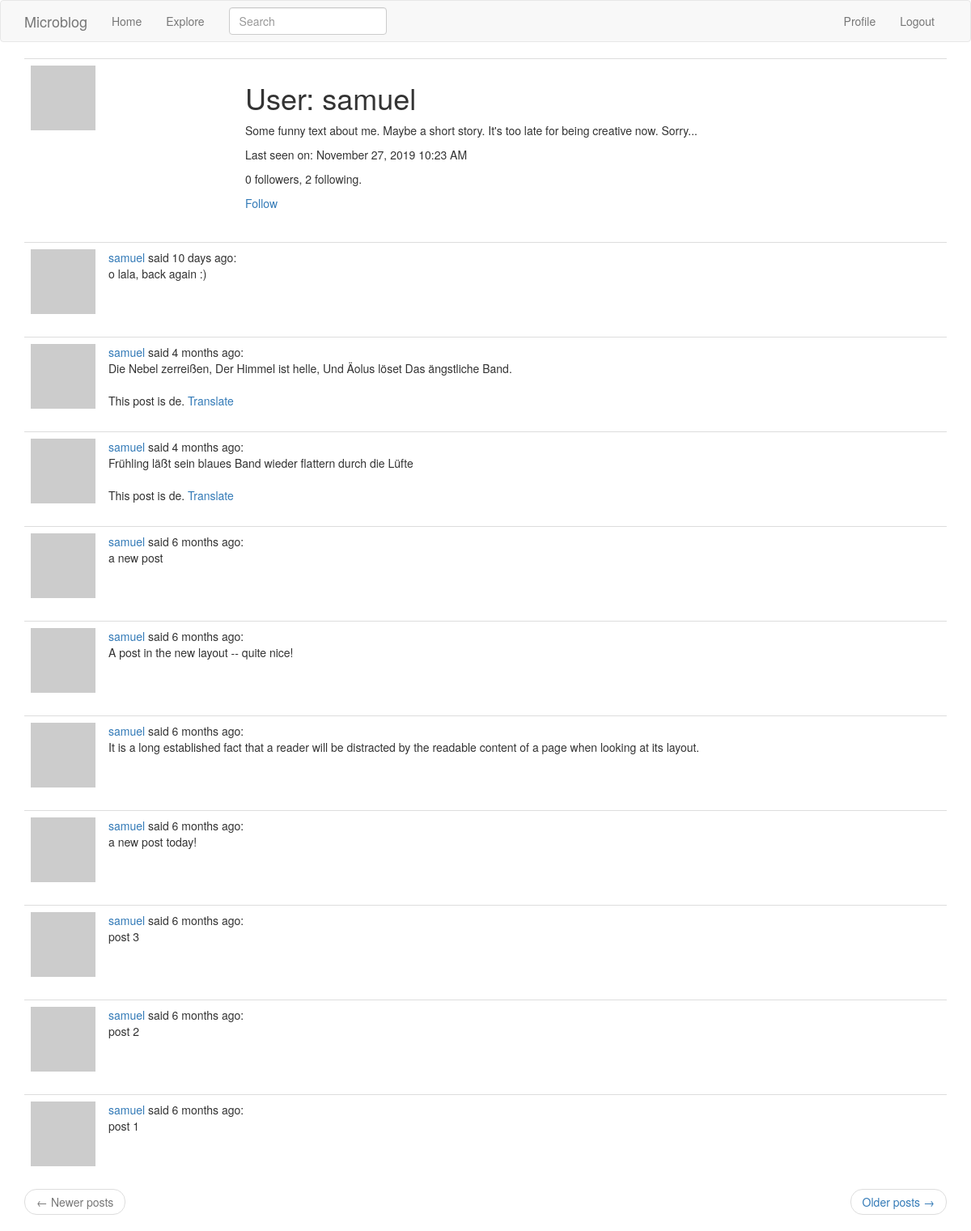
/user/samuel (signed in), run on the app's committed database.
### app/models.py (models this page shows, shortened)
class User(UserMixin, db.Model):
    id = db.Column(db.Integer, primary_key=True)
    username = db.Column(db.String(64), index=True, unique=True)
    email = db.Column(db.String(120), index=True, unique=True)
    password_hash = db.Column(db.String(128))
    posts = db.relationship('Post', backref='author', lazy='dynamic')
    about_me = db.Column(db.String(140))
    last_seen = db.Column(db.DateTime, default=datetime.utcnow)
    followed = db.relationship(
        'User', secondary=followers,
        primaryjoin=(followers.c.follower_id == id),
        secondaryjoin=(followers.c.followed_id == id),
        backref=db.backref('followers', lazy='dynamic'), lazy='dynamic')
    def avatar(self, size):
        digest = md5(self.email.lower().encode('utf-8')).hexdigest()
        return 'https://www.gravatar.com/avatar/{}?d=identicon&s={}'.format(digest, size)
    def is_following(self,user):
        return self.followed.filter(followers.c.followed_id == user.id).count() > 0

class SearchableMixin(object):
    @classmethod
    def before_commit(cls, session):
        session._changes = {
            'add': list(session.new),
            'update': list(session.dirty),
            'delete': list(session.deleted)
        }
    @classmethod
    def after_commit(cls, session):
        for obj in session._changes['add']:
            if isinstance(obj, SearchableMixin):
                add_to_index(obj.__tablename__, obj)
        for obj in session._changes['update']:
            if isinstance(obj, SearchableMixin):
                add_to_index(obj.__tablename__, obj)
        for obj in session._changes['delete']:
            if isinstance(obj, SearchableMixin):
                remove_from_index(obj.__tablename__, obj)
        session._changes = None

class Post(SearchableMixin, db.Model):
    id = db.Column(db.Integer, primary_key=True)
    body = db.Column(db.String(140))
    timestamp = db.Column(db.DateTime, index=True, default=datetime.utcnow)
    user_id = db.Column(db.Integer, db.ForeignKey('user.id'))
    language = db.Column(db.String(5))
    __searchable__ = ['body']  # indicate which fields are to be indexed

### app/main/routes.py (the view)
@bp.route('/user/<username>')
@login_required
def user(username):
    user = User.query.filter_by(username=username).first_or_404()
    page = request.args.get('page', 1, type=int)
    posts = user.posts.order_by(Post.timestamp.desc()).paginate(page, current_app.config['POSTS_PER_PAGE'], False)
    next_url = url_for('main.user', username=user.username, page=posts.next_num) if posts.has_next else None
    prev_url = url_for('main.user', username=user.username, page=posts.prev_num) if posts.has_prev else None
    return render_template('user.html', user=user, posts=posts.items, next_url=next_url, prev_url=prev_url, email=user.email)

### app/main/forms.py
class SearchForm(FlaskForm):
    q = StringField('Search', validators=[DataRequired()])
    def __init__(self, *args, **kwargs):
        if 'formdata' not in kwargs:
            kwargs['formdata'] = request.args
        if 'csrf_enabled' not in kwargs:
            kwargs['csrf_enabled'] = False
        super(SearchForm, self).__init__(*args, **kwargs)

### app/main/routes.py (called while the page is built)
@bp.before_app_request
def before_request():
    if current_user.is_authenticated:
        current_user.last_seen = datetime.utcnow()
        db.session.commit()
        g.search_form = SearchForm()

### app/models.py (called while the page is built)
@login.user_loader
def load_user(id):
    return User.query.get(int(id))

### app/templates/user.html
{% extends "base.html" %}
{% block app_content %}
  <table class="table table-hover">
    <tr>
      <td width="265px"><img src="{{ user.avatar(265) }}" alt=""></td>
      <td>
        <h1>User: {{ user.username }}</h1>
        {% if user.about_me %}<p>{{ user.about_me }}</p>{% endif %}
        {% if user.last_seen %}
        <p>Last seen on: {{ moment(user.last_seen).format('LLL') }}</p>
        {% endif %}
        <p>{{ user.followers.count() }} followers, {{ user.followed.count() }} following.</p>
        {% if user == current_user %}
        {% if user.email %}<p>Email: {{ user.email }}</p>{% endif %}
        <p><a href="{{ url_for('main.edit_profile') }}">Edit your profile</a></p>
        {% elif not current_user.is_following(user) %}
        <p><a href="{{ url_for('main.follow', username=user.username) }}">Follow</a></p>
        {% else %}
        <p><a href="{{ url_for('main.unfollow', username=user.username) }}">Unfollow</a></p>
        {% endif %}
      </td>
    </tr>
  </table>
  {% for post in posts %}
    {% include '_post.html' %}
  {% endfor %}
  {% include '_pager.html' %}
{% endblock %}

### app/templates/_post.html
<table class="table table-hover">
  <tr>
    <td width="70px">
      <a href="{{ url_for('main.user', username=post.author.username) }}">
        <img src="{{ post.author.avatar(70) }}" alt="">
      </a>
    </td>
    <td>
      <span class="user_popup">
        <a href="{{ url_for('main.user', username=post.author.username) }}">
          {{ post.author.username }}
        </a>
      </span>
      said {{ moment(post.timestamp).fromNow() }}: <br>
      <span id="post{{ post.id }}">{{ post.body }}</span>
      {% if post.language and post.language != g.locale %}
      <br><br>
      <span id="translation{{ post.id }}">
        This post is {{ post.language }}.
        <a href="javascript:translate(
          '#post{{ post.id }}',
          '#translation{{ post.id }}',
          '{{ post.language }}',
          'en');">Translate</a>
      </span>
      {% endif %}
    </td>
  </tr>
</table>

### data on the page
User: username "samuel", about_me "Some funny text about me. Maybe a short story. It's too late for being creative now. Sorry...", last_seen "November 27, 2019 10:23 AM"
Post: author.username "samuel", timestamp "10 days ago", body "o lala, back again :)"
Post: author.username "samuel", timestamp "4 months ago", body "Die Nebel zerreißen, Der Himmel ist helle, Und Äolus löset Das ängstliche Band.", language "de"
Post: author.username "samuel", timestamp "4 months ago", body "Frühling läßt sein blaues Band wieder flattern durch die Lüfte", language "de"
Post: author.username "samuel", timestamp "6 months ago", body "a new post"
Post: author.username "samuel", timestamp "6 months ago", body "A post in the new layout -- quite nice!"
Post: author.username "samuel", timestamp "6 months ago", body "It is a long established fact that a reader will be distracted by the readable content of a page when looking at its layout."
Post: author.username "samuel", timestamp "6 months ago", body "a new post today!"
Post: author.username "samuel", timestamp "6 months ago", body "post 3"
Post: author.username "samuel", timestamp "6 months ago", body "post 2"
Post: author.username "samuel", timestamp "6 months ago", body "post 1"

### other printed values
{{ user.followers.count() }} "0"
{{ user.followed.count() }} "2"
